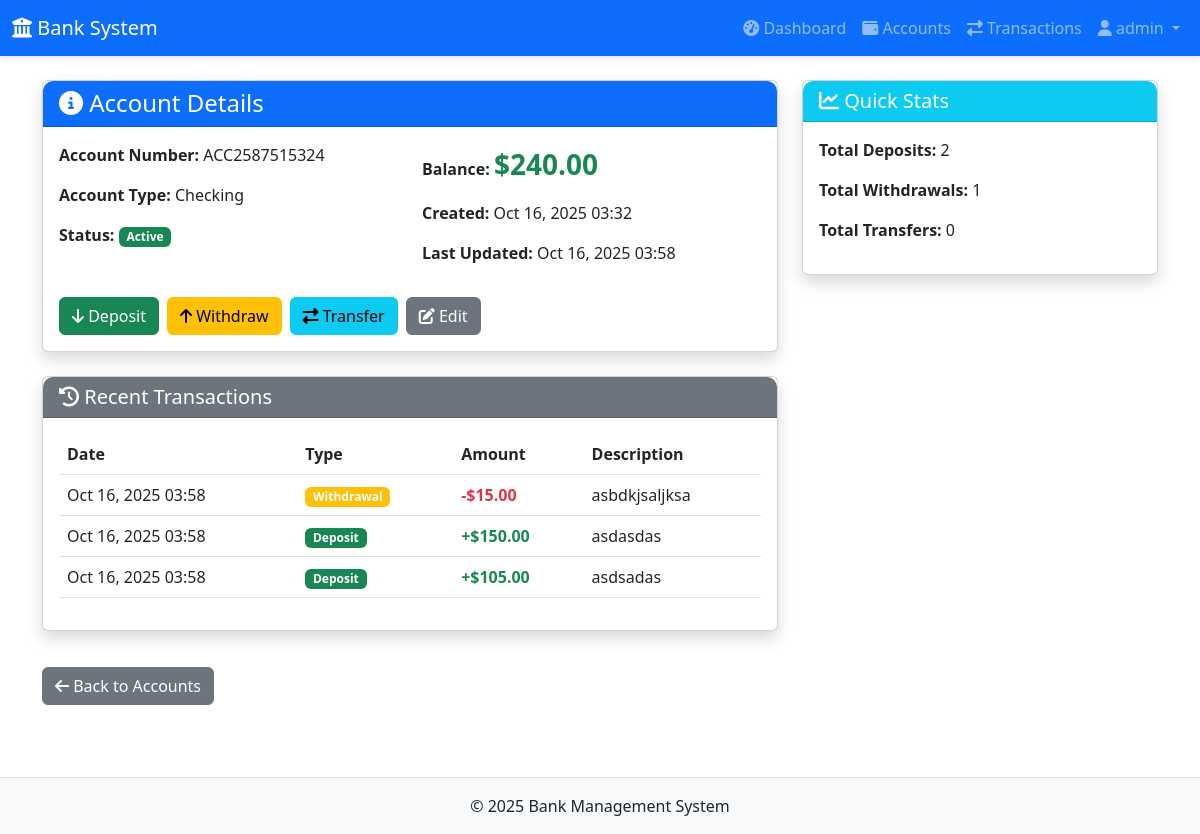
Page /accounts/2/ (signed in) on the committed database.
### users/models.py (models this page shows, shortened)
class User(AbstractUser):
    phone = models.CharField(max_length=15, blank=True, null=True)

### accounts/models.py (models this page shows, shortened)
class Account(models.Model):
    ACCOUNT_TYPES = [
        ('savings', 'Savings'),
        ('checking', 'Checking'),
        ('business', 'Business'),
    ]
    user = models.ForeignKey(settings.AUTH_USER_MODEL, on_delete=models.CASCADE, related_name='accounts')
    account_number = models.CharField(max_length=20, unique=True)
    account_type = models.CharField(max_length=20, choices=ACCOUNT_TYPES, default='savings')
    balance = models.DecimalField(max_digits=12, decimal_places=2, default=0.00)
    created_at = models.DateTimeField(auto_now_add=True)
    updated_at = models.DateTimeField(auto_now=True)
    is_active = models.BooleanField(default=True)
    class Meta:
        ordering = ['-created_at']

### transactions/models.py (models this page shows, shortened)
class Transaction(models.Model):
    TRANSACTION_TYPES = [
        ('deposit', 'Deposit'),
        ('withdrawal', 'Withdrawal'),
        ('transfer', 'Transfer'),
    ]
    from_account = models.ForeignKey(Account, on_delete=models.CASCADE, related_name='outgoing_transactions', null=True, blank=True)
    to_account = models.ForeignKey(Account, on_delete=models.CASCADE, related_name='incoming_transactions', null=True, blank=True)
    transaction_type = models.CharField(max_length=20, choices=TRANSACTION_TYPES)
    amount = models.DecimalField(max_digits=12, decimal_places=2)
    description = models.TextField(blank=True, null=True)
    created_at = models.DateTimeField(auto_now_add=True)
    class Meta:
        ordering = ['-created_at']

### accounts/views.py (the view)
# urls.py: path('<int:pk>/', views.account_detail, name='account_detail'),
@login_required
def account_detail(request, pk):
    account = get_object_or_404(Account, pk=pk, user=request.user)
    from transactions.models import Transaction
    transactions = Transaction.objects.filter(
        Q(from_account=account) | Q(to_account=account)
    ).order_by('-created_at')[:10]
    total_deposits = account.incoming_transactions.filter(transaction_type='deposit').count()
    total_withdrawals = account.outgoing_transactions.filter(transaction_type='withdrawal').count()
    total_transfers = account.outgoing_transactions.filter(transaction_type='transfer').count()
    return render(request, 'accounts/account_detail.html', {
        'account': account,
        'transactions': transactions,
        'total_deposits': total_deposits,
        'total_withdrawals': total_withdrawals,
        'total_transfers': total_transfers,
    })

### templates/accounts/account_detail.html (shortened to what this page needs)
{% extends 'base.html' %}
{% block content %}
<div class="row">
    <div class="col-md-8">
        <div class="card shadow">
            <div class="card-header bg-primary text-white">
                <h4 class="mb-0"><i class="fas fa-info-circle"></i> Account Details</h4>
            </div>
            <div class="card-body">
                <div class="row mb-3">
                    <div class="col-md-6">
                        <p><strong>Account Number:</strong> {{ account.account_number }}</p>
                        <p><strong>Account Type:</strong> {{ account.get_account_type_display }}</p>
                        <p><strong>Status:</strong>
                            {% if account.is_active %}
                                <span class="badge bg-success">Active</span>
                            {% else %}
                                <span class="badge bg-danger">Inactive</span>
                            {% endif %}
                        </p>
                    </div>
                    <div class="col-md-6">
                        <p><strong>Balance:</strong> <span class="text-success fs-3">${{ account.balance }}</span></p>
                        <p><strong>Created:</strong> {{ account.created_at|date:"M d, Y H:i" }}</p>
                        <p><strong>Last Updated:</strong> {{ account.updated_at|date:"M d, Y H:i" }}</p>
                    </div>
                </div>
                <div class="d-flex gap-2">
                    <a href="{% url 'deposit' account.pk %}" class="btn btn-success">
                        <i class="fas fa-arrow-down"></i> Deposit
                    </a>
                    <a href="{% url 'withdraw' account.pk %}" class="btn btn-warning">
                        <i class="fas fa-arrow-up"></i> Withdraw
                    </a>
                    <a href="{% url 'transfer' account.pk %}" class="btn btn-info">
                        <i class="fas fa-exchange-alt"></i> Transfer
                    </a>
                    <a href="{% url 'account_update' account.pk %}" class="btn btn-secondary">
                        <i class="fas fa-edit"></i> Edit
                    </a>
                </div>
            </div>
        </div>
        <div class="card shadow mt-4">
            <div class="card-header bg-secondary text-white">
                <h5 class="mb-0"><i class="fas fa-history"></i> Recent Transactions</h5>
            </div>
            <div class="card-body">
                {% if transactions %}
                <div class="table-responsive">
                    <table class="table table-hover">
                        <thead>
                            <tr>
                                <th>Date</th>
                                <th>Type</th>
                                <th>Amount</th>
                                <th>Description</th>
                            </tr>
                        </thead>
                        <tbody>
                            {% for transaction in transactions %}
                            <tr>
                                <td>{{ transaction.created_at|date:"M d, Y H:i" }}</td>
                                <td>
                                    <span class="badge bg-{% if transaction.transaction_type == 'deposit' %}success{% elif transaction.transaction_type == 'withdrawal' %}warning{% else %}info{% endif %}">
                                        {{ transaction.get_transaction_type_display }}
                                    </span>
                                </td>
                                <td>
                                    {% if transaction.to_account == account %}
                                        <span class="text-success">+${{ transaction.amount }}</span>
                                    {% else %}
                                        <span class="text-danger">-${{ transaction.amount }}</span>
                                    {% endif %}
                                </td>
                                <td>{{ transaction.description|default:"N/A" }}</td>
                            </tr>
                            {% endfor %}
                        </tbody>
                    </table>
                </div>
                {% else %}
                <p class="text-muted">No transactions yet.</p>
                {% endif %}
            </div>
        </div>
    </div>
    <div class="col-md-4">
        <div class="card shadow">
            <div class="card-header bg-info text-white">
                <h5 class="mb-0"><i class="fas fa-chart-line"></i> Quick Stats</h5>
            </div>
            <div class="card-body">
                <p><strong>Total Deposits:</strong> {{ total_deposits }}</p>
                <p><strong>Total Withdrawals:</strong> {{ total_withdrawals }}</p>
                <p><strong>Total Transfers:</strong> {{ total_transfers }}</p>
            </div>
        </div>
    </div>
</div>
<div class="mt-3">
    <a href="{% url 'account_list' %}" class="btn btn-secondary">
        <i class="fas fa-arrow-left"></i> Back to Accounts
    </a>
</div>
{% endblock %}

### templates/includes/_navbar.html (shortened to what this page needs)
<nav class="navbar navbar-expand-lg navbar-dark bg-primary">
    <div class="container-fluid">
        <a class="navbar-brand" href="{% url 'dashboard' %}">
            <i class="fas fa-university"></i> Bank System
        </a>
        <div class="collapse navbar-collapse" id="navbarNav">
            {% if user.is_authenticated %}
            <ul class="navbar-nav ms-auto">
                <li class="nav-item">
                    <a class="nav-link" href="{% url 'dashboard' %}">
                        <i class="fas fa-tachometer-alt"></i> Dashboard
                    </a>
                </li>
                <li class="nav-item">
                    <a class="nav-link" href="{% url 'account_list' %}">
                        <i class="fas fa-wallet"></i> Accounts
                    </a>
                </li>
                <li class="nav-item">
                    <a class="nav-link" href="{% url 'transaction_list' %}">
                        <i class="fas fa-exchange-alt"></i> Transactions
                    </a>
                </li>
                <li class="nav-item dropdown">
                    <a class="nav-link dropdown-toggle" href="#" id="userDropdown" role="button" data-bs-toggle="dropdown">
                        <i class="fas fa-user"></i> {{ user.username }}
                    </a>
                </li>
            </ul>
            {% endif %}
        </div>
    </div>
</nav>

### static/css/style.css (style rules this page uses)
body { font-family: 'Segoe UI', Tahoma, Geneva, Verdana, sans-serif; background-color: #f8f9fa; min-height: 100vh; display: flex; flex-direction: column; }
.card { border-radius: 10px; margin-bottom: 20px; transition: transform 0.2s, box-shadow 0.2s; }
.card-header { border-radius: 10px 10px 0 0 !important; font-weight: 600; }
.btn { border-radius: 5px; transition: all 0.2s; }
.navbar { box-shadow: 0 2px 4px rgba(0,0,0,.1); }
.badge { padding: 0.5em 0.75em; font-weight: 500; }
.text-success { color: #198754 !important; font-weight: 600; }
.text-danger { color: #dc3545 !important; font-weight: 600; }

### rows in the picture
User: username "admin"
Account: account_number "ACC2587515324", account_type "Checking", balance "240.00", created_at "Oct 16, 2025 03:32", updated_at "Oct 16, 2025 03:58"

### other values in the picture
{{ total_deposits }} "2"
{{ total_withdrawals }} "1"
{{ total_transfers }} "0"
